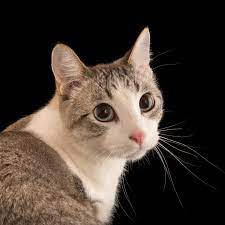
#> input picture reading_images_video/photos/cat.jpeg, 225 x 225 px
$ python transformations.py
#> lines starting #> are read from the running program, lines starting #| are printed output that depends on the picture
import cv2 as cv
import numpy as np

img = cv.imread('photos/cat.jpeg')
#> img is the input picture: shape (225, 225, 3); mean B, G, R 49.3, 57.4, 69

cv.imshow('Boston', img)

#Translation
def translate(img, x, y):
#> called with x = -100, y = 100
    transMat = np.float32([[1,0,x],[0,1,y]])
    dimesions = (img.shape[1], img.shape[0])
#> dimesions = (225, 225)
    return cv.warpAffine(img, transMat, dimesions)
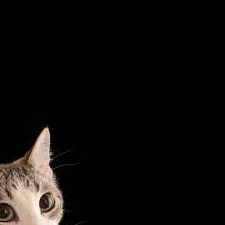
#> returned value: shape (225, 225, 3); mean of channels 0, 1, 2 11.2, 12.6, 14.7; drawn as B, G, R

#-x ---> Left
#-y ---> Up
# x ---> Right
# y ---> Down

translate = translate(img, -100, 100)
cv.imshow('Translated', translate)

# Rotation
def rotate(img, angle, rotPoint=None):
#> called with angle = -45
    (height, width) = img.shape[:2]
#> height = 225; width = 225

    if rotPoint is None:
        rotPoint = (width//2, height//2)
#> rotPoint = (112, 112)

    rotMat = cv.getRotationMatrix2D(rotPoint, angle, 1.0)
    dimensions = (width, height)
#> dimensions = (225, 225)

    return cv.warpAffine(img, rotMat, dimensions)
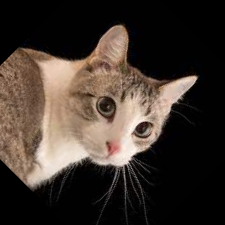
#> returned value: shape (225, 225, 3); mean of channels 0, 1, 2 46, 53.3, 63.7; drawn as B, G, R

rotated = rotate(img, -45)
cv.imshow('Rotated', rotated)

rotated_rotated = rotate(rotated, -90)
#> call 2 of rotate, with angle = -90
#> in rotate (call 2), `return cv.warpAffine(img, rotMat, dimensions)`:
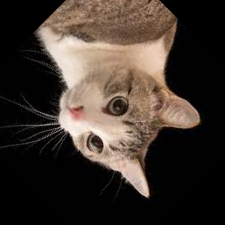
#> returned value: shape (225, 225, 3); mean of channels 0, 1, 2 46, 53.3, 63.7; drawn as B, G, R
cv.imshow('Rotated_Rotated', rotated_rotated)

#Resizing
resized = cv.resize(img, (500, 500), interpolation=cv.INTER_CUBIC)
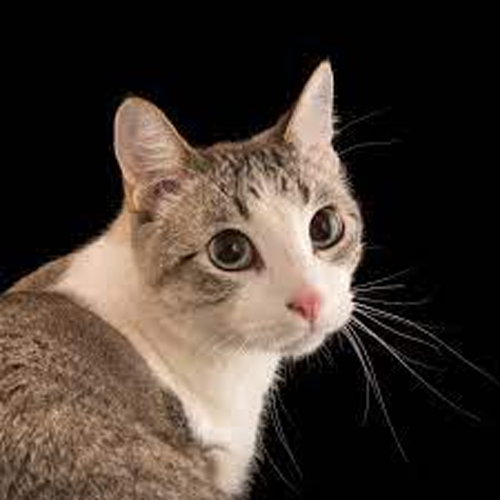
#> resized: shape (500, 500, 3); mean B, G, R 49.4, 57.5, 69
cv.imshow('Resized', resized)

#Fliping
flip = cv.flip(img, -1)
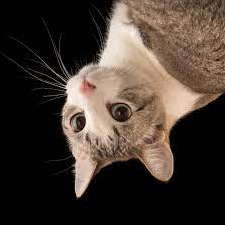
#> flip: shape (225, 225, 3); mean B, G, R 49.3, 57.4, 69
cv.imshow('Flip', flip)

#Cropping
cropped = img[100:500, 10:40]
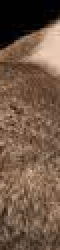
#> cropped: shape (125, 30, 3) (shown 2 times larger); mean B, G, R 69.7, 87.1, 111.7
cv.imshow('Cropped', cropped)

cv.waitKey(0)
